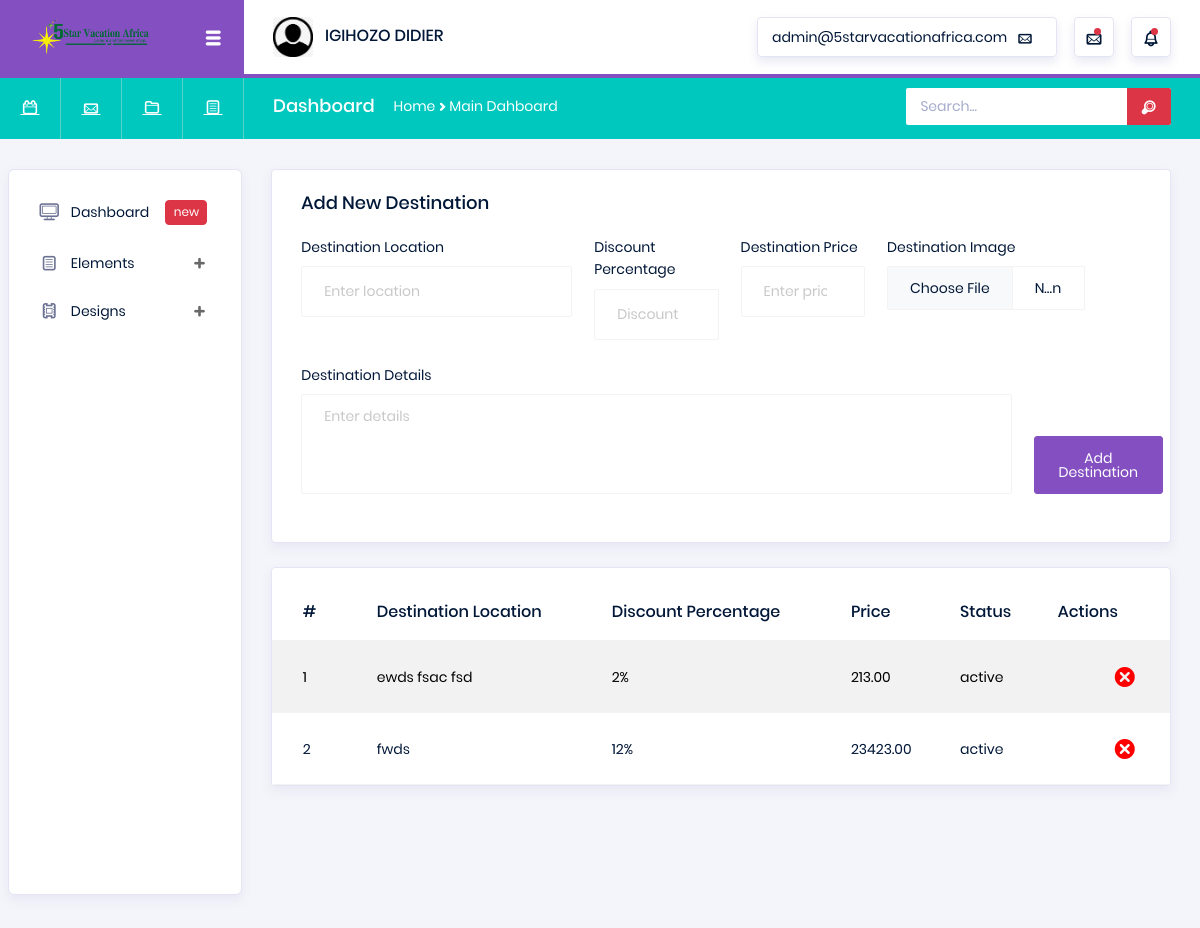
The app's page /admin/destinations.php (signed in) with its own data.
### tables this page shows
CREATE TABLE `Destinations` (
  `DestinationID` int(11) NOT NULL AUTO_INCREMENT,
  `DestinationLocation` varchar(255) NOT NULL,
  `DestinationDiscountPercentage` int(11) DEFAULT 0,
  `DestinationPrice` decimal(10,2) NOT NULL,
  `DestinationImage` varchar(255) DEFAULT NULL,
  `DestinationDetails` text DEFAULT NULL,
  `DestinationStatus` enum('active','inactive') DEFAULT 'active',
  `CreatedAt` timestamp NULL DEFAULT current_timestamp(),
  `UpdatedAt` timestamp NULL DEFAULT current_timestamp() ON UPDATE current_timestamp(),
  PRIMARY KEY (`DestinationID`)
);

### admin/destinations.php (the view, shortened to what this page needs)
<?php
require("lib/header.php");
@require("../lib/drive.php");
$con = $pdo;
?>
<div class="main-panel">
    <div class="content-wrapper">
        <div class="row">
            <div class="col-md-12">
                <div class="card">
                    <div class="card-body">
                        <h4 class="card-title">Add New Destination</h4>
                        <form method="post" enctype="multipart/form-data" style="width:102%">
                            <div class="form-row row">
                                <div class="form-group col-md-4">
                                    <label for="location">Destination Location</label>
                                    <input type="text" class="form-control" id="location" name="location" placeholder="Enter location" required>
                                </div>
                                <div class="form-group col-md-2">
                                    <label for="discountPercentage">Discount Percentage</label>
                                    <input type="number" class="form-control" id="discountPercentage" name="discountPercentage" placeholder="Discount" min="0" max="100">
                                </div>
                                <div class="form-group col-md-2">
                                    <label for="price">Destination Price</label>
                                    <input type="number" class="form-control" id="price" name="price" placeholder="Enter price" step="0.01" required>
                                </div>
                                <div class="form-group col-md-3">
                                    <label for="destinationImage">Destination Image</label>
                                    <input type="file" class="form-control" id="destinationImage" name="destinationImage" accept="image/*" required>
                                </div>
                                <div class="form-group col-md-10">
                                    <label for="destinationDetails">Destination Details</label>
                                    <textarea class="form-control" id="destinationDetails" name="destinationDetails" rows="5" placeholder="Enter details" required></textarea>
                                </div>
                                <div class="form-group col-md-2 d-flex align-items-end">
                                    <button type="submit" class="btn btn-primary">Add Destination</button>
                                </div>
                            </div>
                        </form>
                    </div>
                </div>
                <div class="card mt-4">
                    <div class="table-responsive pt-3">
                        <table class="table table-striped project-orders-table">
                            <thead>
                                <tr>
                                    <th>#</th>
                                    <th>Destination Location</th>
                                    <th>Discount Percentage</th>
                                    <th>Price</th>
                                    <th>Status</th>
                                    <th>Actions</th>
                                </tr>
                            </thead>
                            <tbody>
                                <?php
                                $stmt = $con->query("SELECT * FROM Destinations ORDER BY DestinationID DESC");
                                $index = 1;
                                while ($row = $stmt->fetch(PDO::FETCH_ASSOC)) {
                                    $id = $row['DestinationID'];
                                    echo "<tr>
                                            <td>{$index}</td>
                                            <td>{$row['DestinationLocation']}</td>
                                            <td>{$row['DestinationDiscountPercentage']}%</td>
                                            <td>{$row['DestinationPrice']}</td>
                                            <td>{$row['DestinationStatus']}</td>
                                            <td><a href='delete-destination.php?id=$id' style='text-decoration:none;color:#F00;font-size:30px;float:right'><i class='typcn typcn-delete'></i></a></td>
                                        </tr>";
                                    $index++;
                                }
                                ?>
                            </tbody>
                        </table>
                    </div>
                </div>
            </div>
        </div>
    </div>
</div>

### records on screen
destinations: DestinationLocation "ewds fsac fsd", DestinationDiscountPercentage "2", DestinationPrice "213.00", DestinationStatus "active"
destinations: DestinationLocation "fwds", DestinationDiscountPercentage "12", DestinationPrice "23423.00", DestinationStatus "active"
